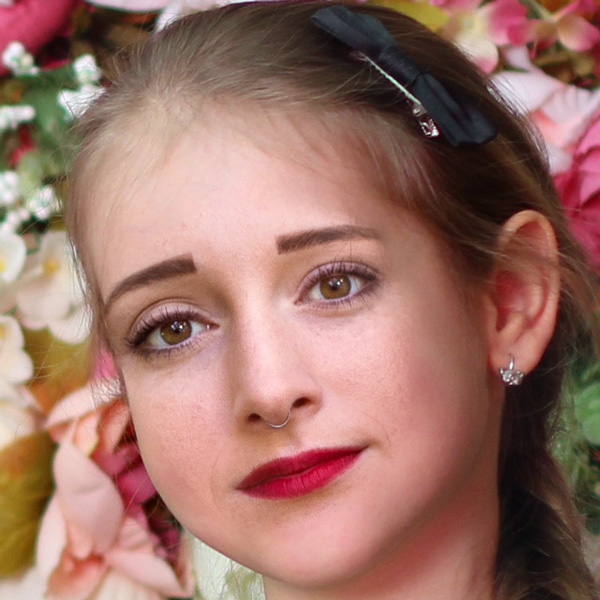
#> input picture training_fake/easy_103_1111.jpg, 600 x 600 px; its folder holds 4 pictures in this run
$ python orb_training_fake_descriptors_script.py
#> lines starting #> are read from the running program, lines starting #| are printed output that depends on the picture
### orb_feature_descriptors.py
import numpy as np
import cv2
from matplotlib import pyplot as plt


def orb_return_features(filename):
	'''
	Takes some filename which is a path to some image file
	and returns the list of ORB feature descriptors

	inputs:
		filename: a string which is a filepath to some image file, the
		one being used for analysis

	'''
#> called with filename = 'training_fake/easy_103_1111.jpg'

	#generate the image
	img = cv2.imread(filename,0)
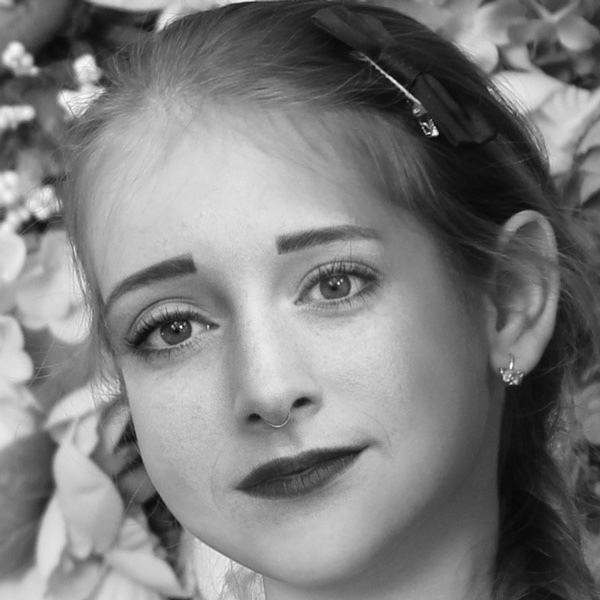
#> img: shape (600, 600); min 6, max 255, mean 124.8

	# Initiate ORB detector
	orb = cv2.ORB_create()

	# find the keypoints and feature descriptors with ORB
	kp = orb.detect(img,None)
#> kp = 500 keypoints; strongest (x, y, size): (436, 132, 44.6), (434, 134, 31), (437, 133, 31), (434, 131, 53.6)
	kp, des = orb.compute(img, kp)

	return (kp,des)

### orb_training_fake_descriptors_script.py
import os
from orb_feature_descriptors import orb_return_features
import csv

'''
	GOAL: Take each file in training_fake and create a csv file
	list with the [file name, descriptors]
'''

def generate_orb_feature_data(foldername):
	'''
	Takes a folder of images in the relative directory and
	generates a csv file in the form filename: keypoints
	'''

	#open the file as foldername_data.csv
	with open(foldername + '_data.csv', 'w', newline='') as csv_file:

		#create a csvwriter object
		csvwriter = csv.writer(csv_file)

		#Format this into a table that is needed
		csvwriter.writerow(['file_name','descriptors'])

		#Iterate through each file in training_fake
		for path in os.listdir(foldername):
			csvwriter.writerow(
				[path, str(orb_return_features(foldername + '/' + path)[1])]
				)
#> pass 2 of the loop in generate_orb_feature_data, `for path in os.listdir(foldername):`:
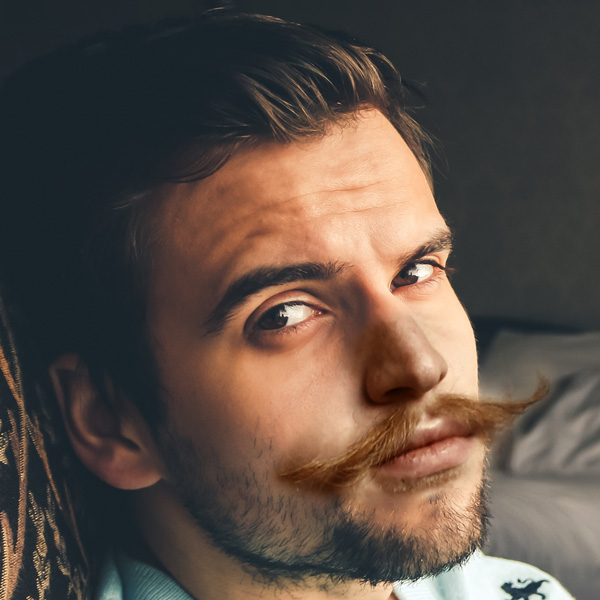
#> input picture training_fake/easy_148_0011.jpg, 600 x 600 px
#> in orb_return_features (call 2), `img = cv2.imread(filename,0)`:
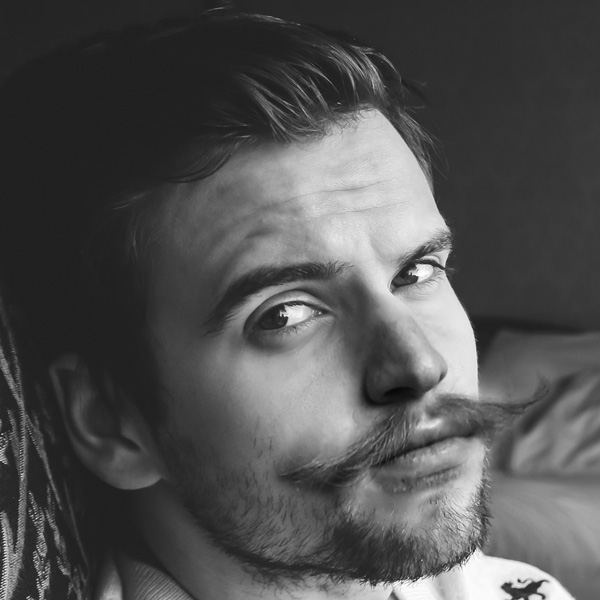
#> img: shape (600, 600); min 6, max 255, mean 80.8
#> kp = 500 keypoints; strongest (x, y, size): (284, 315, 31), (417, 277, 31), (416, 277, 37.2), (284, 314, 44.6)
#> pass 3 of the loop in generate_orb_feature_data, `for path in os.listdir(foldername):`:
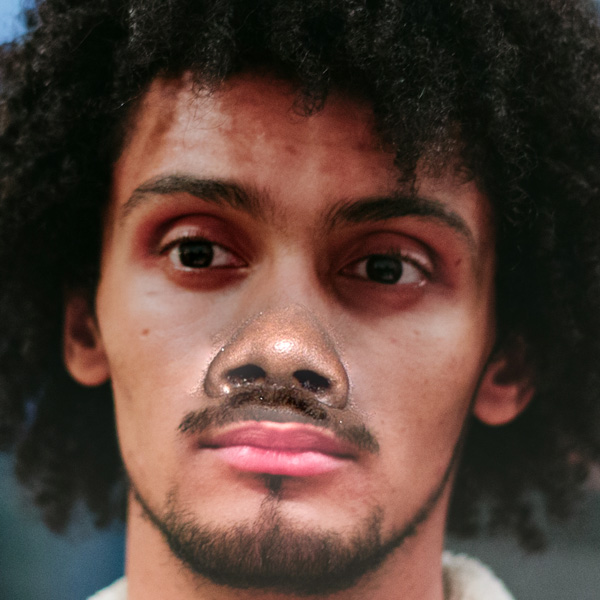
#> input picture training_fake/easy_168_0010.jpg, 600 x 600 px
#> in orb_return_features (call 3), `img = cv2.imread(filename,0)`:
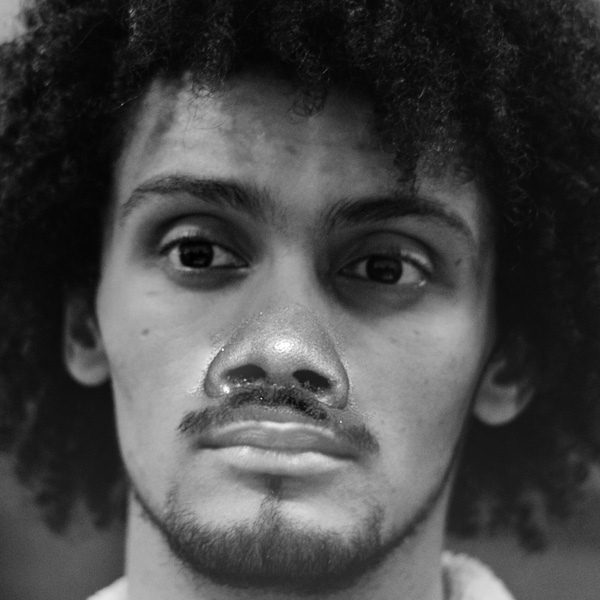
#> img: shape (600, 600); min 0, max 255, mean 70.3
#> kp = 500 keypoints; strongest (x, y, size): (220, 351, 31), (226, 389, 53.6), (174, 251, 64.3), (226, 388, 64.3)
#> the loop made 4 passes; the first 3 are shown

		csv_file.close()


generate_orb_feature_data('training_fake')
generate_orb_feature_data('training_real')
#> (the run stopped early here; a loop or call above may not have finished)
